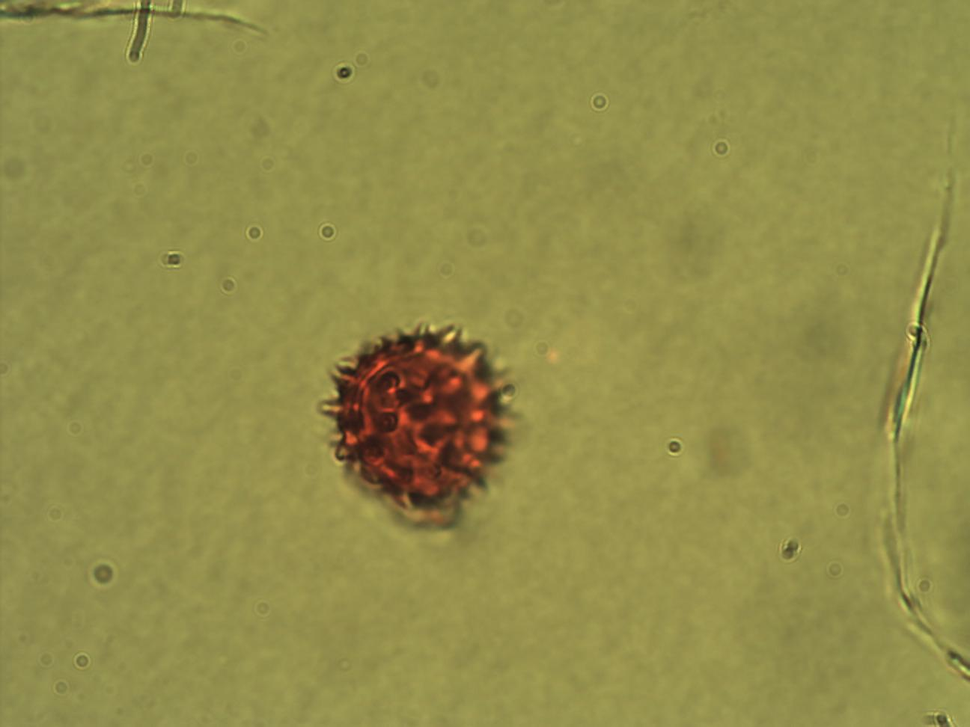
#> input picture Test/ageratum.png, 970 x 727 px, shrunk from 1296 x 972 before the run; its folder holds only this picture in this run
$ python -i pre_processing.py   (imports and definitions only)
#> lines starting #> are read from the running program, lines starting #| are printed output that depends on the picture; after the words box and inside, x2 and y2 are one past the last pixel; in counts of white or black regions, pixels touching at a corner belong together
import cv2 as cv
import numpy as np
import os

# from matplotlib import pyplot as plt


def pad_image(image, max_dim):
    """
    Pads the image to the specified max dimension by extending and smoothing the border pixels.
    """
    height, width = image.shape[:2]

    # Calculate padding
    top = (max_dim - height) // 2
    bottom = max_dim - height - top
    left = (max_dim - width) // 2
    right = max_dim - width - left

    # Apply the padding
    padded_image = cv.copyMakeBorder(image, top, bottom, left, right, cv.BORDER_CONSTANT, value=(0, 0, 0))
    return padded_image


def process_image_to_black_background(image_path, max_dim=None, pad=False):
    # Load and preprocess the image
#> called with image_path = 'Test/ageratum.png', pad = False
    img = cv.imread(image_path)
#> img is the input picture: shape (727, 970, 3); mean B, G, R 74.9, 140.9, 146.5
    image = cv.cvtColor(img, cv.COLOR_BGR2RGB)
    img_contours = img.copy()
    img_blackBackgound = img.copy()
    mean_values = np.mean(image, axis=(0, 1))
#> mean_values = [146.5, 140.9, 74.88]
    height, width = image.shape[:2]
#> height = 727; width = 970

    if max_dim is None:
        max_dim = max(height, width)
#> max_dim = 970

    # Create a blob from the image
    blob = cv.dnn.blobFromImage(image, scalefactor=1, size=(width, height),
                                mean=mean_values, swapRB=False, crop=False)
    blob_for_plot = np.moveaxis(blob[0, :, :, :], 0, 2)
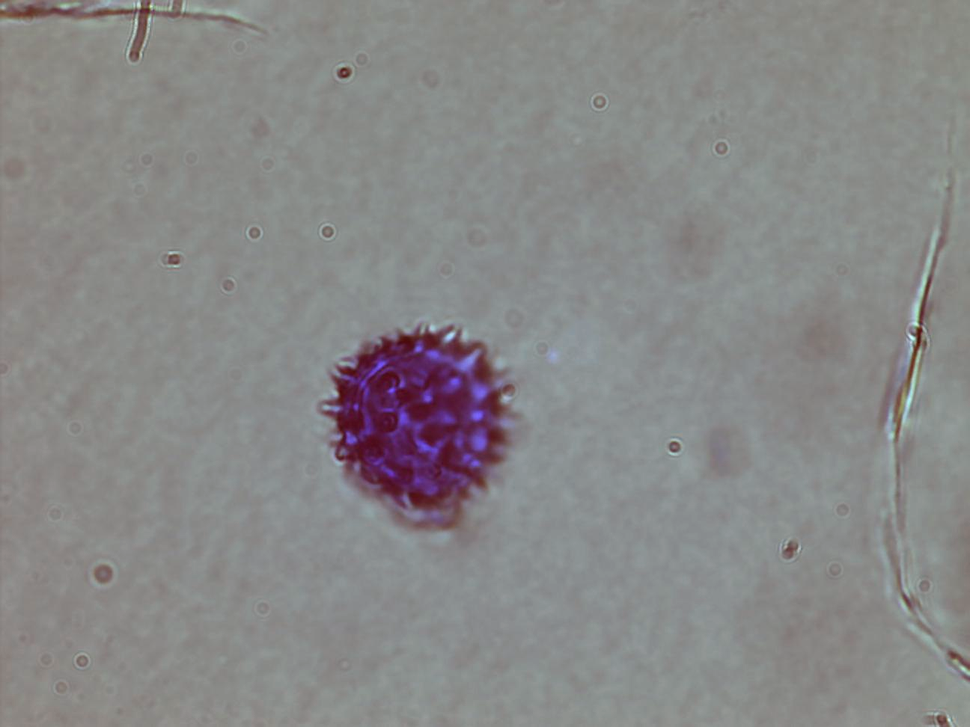
#> blob_for_plot: shape (727, 970, 3) float32; mean of channels 0, 1, 2 0, 0, 0; drawn with min black and max white

    if blob_for_plot.ndim == 2:
        gray_image = blob_for_plot
    elif blob_for_plot.ndim == 3:
        # Convert to grayscale if it has multiple channels
        gray_image = cv.cvtColor(blob_for_plot, cv.COLOR_BGR2GRAY)
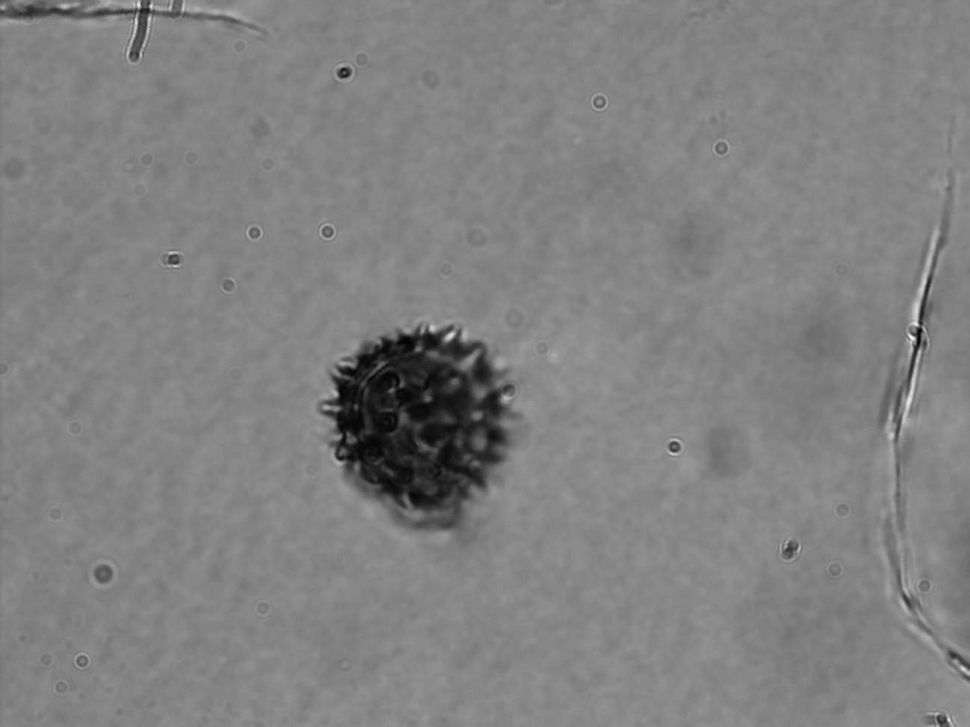
#> gray_image: shape (727, 970) float32; min -100.2, max 97.4, mean 0; drawn with min black and max white

    # Normalize the image to the range [0, 255] and convert to uint8
    gray_image_normalized = cv.normalize(gray_image, None, 0, 255, cv.NORM_MINMAX)
    gray_image_uint8 = gray_image_normalized.astype(np.uint8)

    # Apply Otsu's thresholding
    _, otsu_threshold = cv.threshold(gray_image_uint8, 0, 255, cv.THRESH_BINARY_INV + cv.THRESH_OTSU)
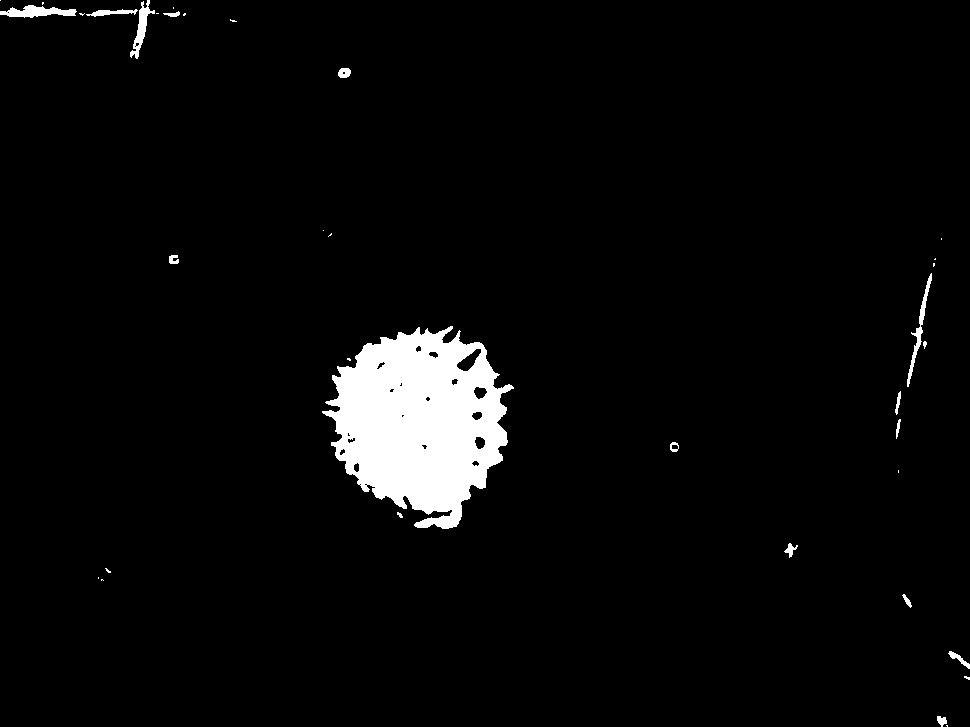
#> otsu_threshold: shape (727, 970); 3.9% white; 36 white regions (19 under 20 px), largest, box (x1, y1, x2, y2) and area: (322, 326, 514, 529) 24576, (0, 5, 77, 18) 570, (907, 273, 932, 387) 464

    # Create a binary mask with values 0 and 255
    white_mask = (otsu_threshold == 255).astype(np.uint8) * 255

    kernel = cv.getStructuringElement(cv.MORPH_ELLIPSE, (9, 9))
    final_img = cv.morphologyEx(white_mask, cv.MORPH_CLOSE, kernel)
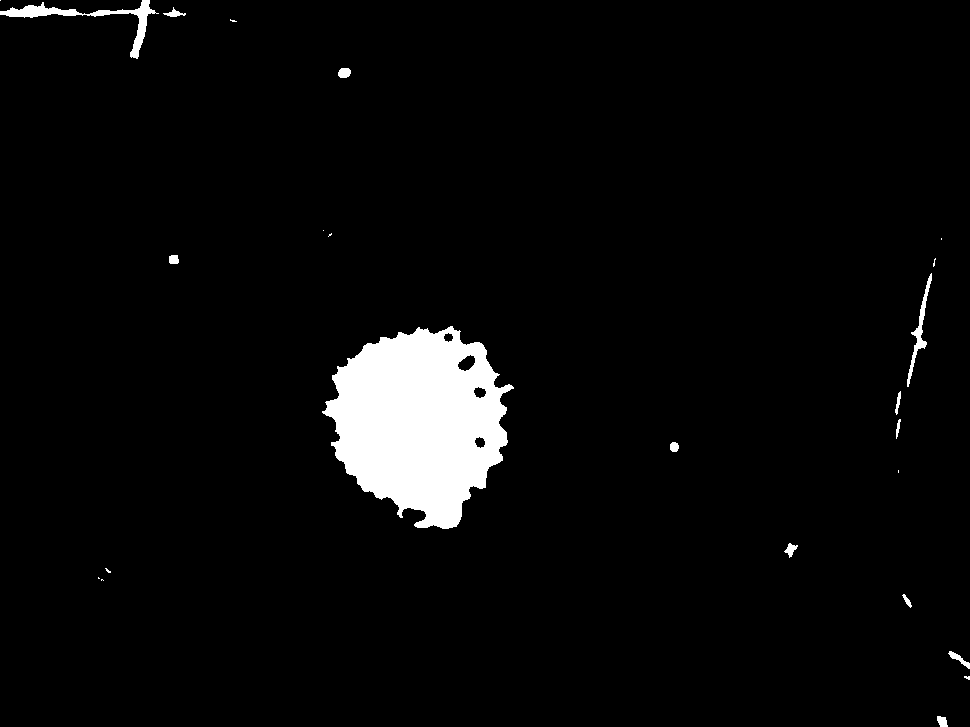
#> final_img: shape (727, 970); 4% white; 24 white regions (11 under 20 px)

    # Find contours
    contours, _ = cv.findContours(final_img, cv.RETR_EXTERNAL, cv.CHAIN_APPROX_SIMPLE)
#> contours = 24 contours, 11 with area under 20; largest, box (x1, y1, x2, y2) and area: (322, 326, 514, 529) 25670, (0, 0, 159, 59) 1172, (907, 273, 932, 387) 406, (948, 651, 970, 669) 97, (338, 68, 351, 78) 92

    # Find the largest contour
    largest_contour = None
    largest_area = 0
    for contour in contours:
        area = cv.contourArea(contour)
        if area > largest_area:
            largest_area = area
            largest_contour = contour
#> this loop made 24 passes
#> (area, largest_area) on passes 1, 3, 13: (73, 73), (97, 97), (25670, 25670)
#> area on passes 4, 8, 10, 11, 12, 14: 39.5, 79, 61, 29.5, 44, 406.5
#> after the loop, largest_area = 25670; largest_contour = contour of 457 points, box (x1, y1, x2, y2) (322, 326, 514, 529), area 25670

    # Create a binary mask
    binary_mask = np.zeros_like(white_mask, dtype=np.uint8)  # Start with all-black mask
    if largest_contour is not None:
        # Fill the largest contour with 255 (white) in the binary mask
        cv.drawContours(binary_mask, [largest_contour], -1, 255, thickness=cv.FILLED)
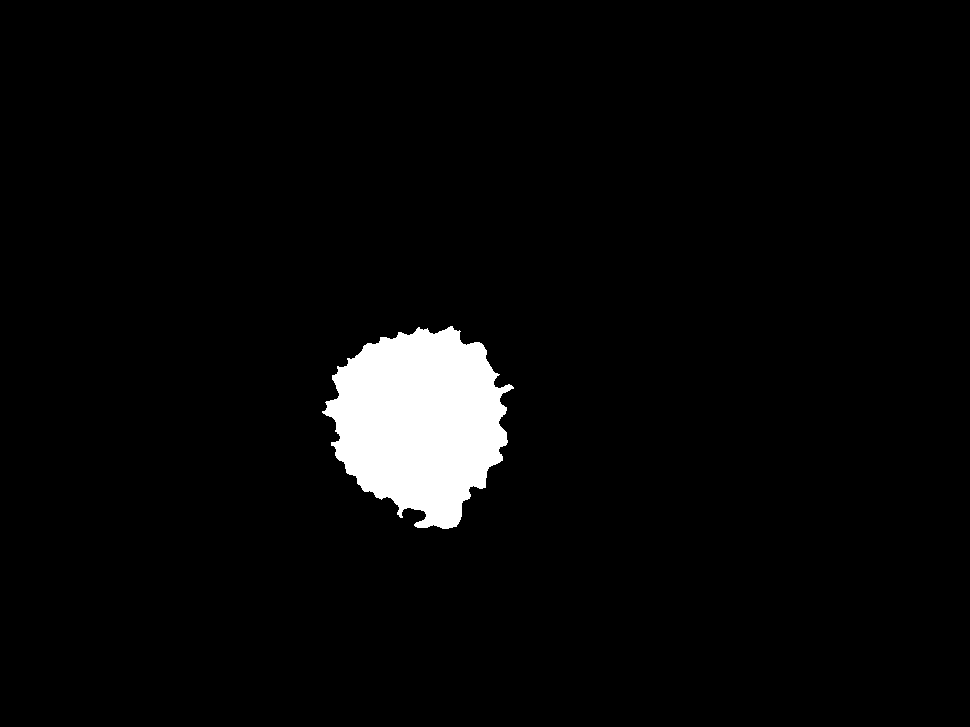
#> binary_mask: shape (727, 970); 3.7% white; 1 white region, box (x1, y1, x2, y2) and area: (322, 326, 514, 529) 26036

    binary_image = (binary_mask // 255).astype(np.uint8)

    cv.drawContours(img_contours, [largest_contour], -1, (0, 255, 0), 5)

    # Create a black mask
    mask = np.zeros_like(white_mask)  # Start with an all-black mask
    cv.drawContours(mask, [largest_contour], -1, 255, thickness=cv.FILLED)
    # Apply the mask to the original image
    masked_image = cv.bitwise_and(img_blackBackgound, img_blackBackgound, mask=mask)
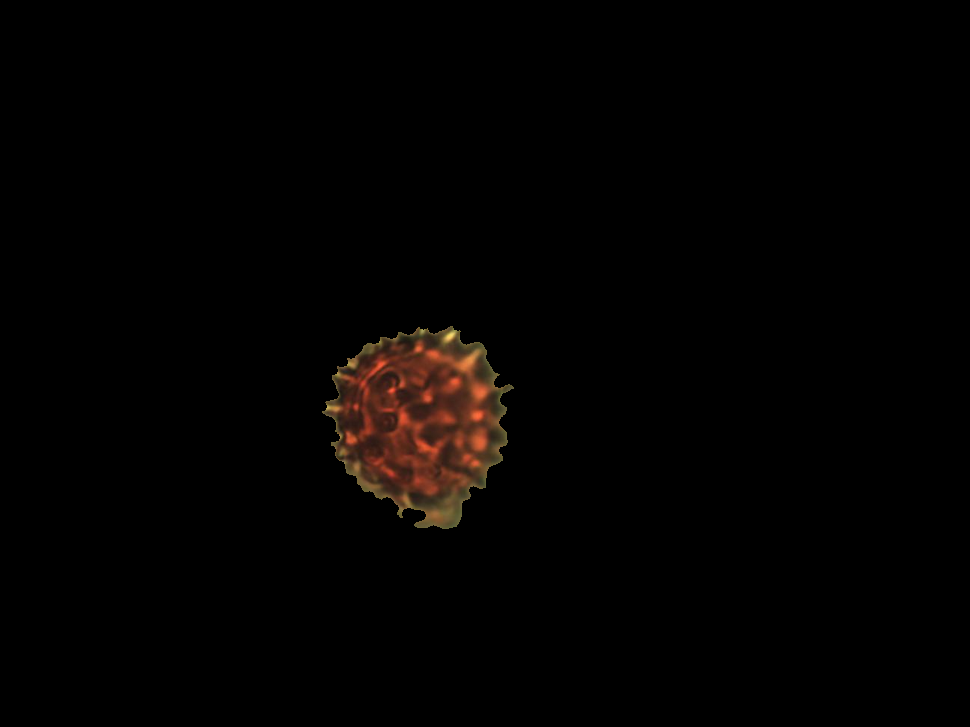
#> masked_image: shape (727, 970, 3); mean B, G, R 1.3, 2.1, 3.7
    # Turn the background black
    background_black = masked_image.copy()
    background_black[mask == 0] = 0

    if not pad:
        return background_black, mask, largest_contour, binary_image

    # Pad the output to the maximum dimension
    background_black = pad_image(background_black, max_dim)
    mask = pad_image(mask, max_dim)
    binary_image = pad_image(binary_image, max_dim)

    # Pad the largest contour to the maximum dimension
    top = (max_dim - height) // 2
    left = (max_dim - width) // 2
    largest_contour = largest_contour + np.array([left, top])

    # plot all
    # Create a blank image with the same dimensions as the original image
    contour_image = np.zeros_like(background_black)

    # Draw the largest contour on the blank image
    if largest_contour is not None:
        cv.drawContours(contour_image, [largest_contour], -1, (0, 255, 0), thickness=5)

    # # plot all
    # fig = plt.figure(figsize=(15, 15))
    # ax1 = fig.add_subplot(221)
    # ax1.imshow(cv.cvtColor(contour_image, cv.COLOR_BGR2RGB))  # Display the image with the contour drawn on it
    # ax1.set_title('Contour')
    #
    # ax2 = fig.add_subplot(222)
    # ax2.imshow(mask, cmap='gray')  # Display mask
    # ax2.set_title('Mask')
    #
    # ax3 = fig.add_subplot(223)
    # ax3.imshow(cv.cvtColor(background_black, cv.COLOR_BGR2RGB))  # Display background with blacked-out areas
    # ax3.set_title('Background Black')
    #
    # ax4 = fig.add_subplot(224)
    # ax4.imshow(binary_image, cmap='gray')  # Display binary image
    # ax4.set_title('Binary Image')
    #
    # plt.show()

    return background_black, mask, largest_contour, binary_image


def find_global_max_dimension(data_path):
    max_dim = 0
    for img_folder in os.listdir(data_path):
        if img_folder[0] == ".":
            continue
        img_folder = os.path.join(data_path, img_folder + "/")
        for img_path in os.listdir(img_folder):
            if img_path[0] == ".":
                continue
            path = os.path.join(img_folder, img_path)
            img = cv.imread(path)
            height, width = img.shape[:2]
            max_dim = max(max_dim, height, width)

    return max_dim

>>> result = process_image_to_black_background('Test/ageratum.png')
